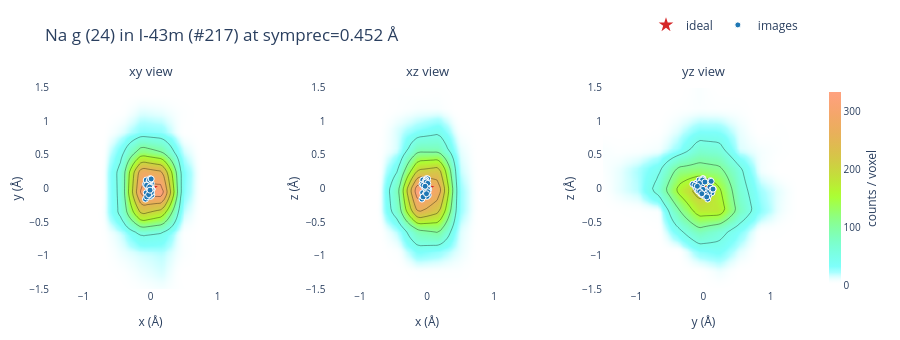

Notebook cell for this chart:
### Markdown cell above
## A site and its symmetry images

Every operation of the space group maps one of the sites found in the density (the
watershed sites of this site's orbit) onto this one; those images are the dots, and the
identity contributes the site itself. The ideal position (star) is the mean of the images, up
to an origin shift common to all sites, so their spread is how far this site is from obeying
the symmetry. By default the first Na site is shown; pass `site=` for another and `width=` to
zoom. The background is the density averaged along the viewing direction within the plotted
box.

### Code cell
scan.plot_site_images()

### Figure 1 — Plotly figure (JSON) as saved in the notebook; plotly's stock layout.template omitted (floating-point values rounded to 4 significant figures; data arrays with more than 128 entries replaced by an {"elided": "..."} marker saying what was removed)
{"data": [{"coloraxis": "coloraxis", "hovertemplate": "%{z:.3g} counts / voxel<extra></extra>", "type": "heatmap", "x": [-1.5, -1.45, -1.4, -1.35, -1.3, -1.25, -1.2, -1.15, -1.1, -1.05, -1.0, -0.95, -0.9, -0.85, -0.8, -0.75, -0.7, -0.65, -0.6, -0.55, -0.5, -0.45, -0.4, -0.35, -0.3, -0.25, -0.2, -0.15, -0.1, -0.05, 1.332e-15, 0.05, 0.1, 0.15, 0.2, 0.25, 0.3, 0.35, 0.4, 0.45, 0.5, 0.55, 0.6, 0.65, 0.7, 0.75, 0.8, 0.85, 0.9, 0.95, 1.0, 1.05, 1.1, 1.15, 1.2, 1.25, 1.3, 1.35, 1.4, 1.45, 1.5], "xaxis": "x", "y": [-1.5, -1.45, -1.4, -1.35, -1.3, -1.25, -1.2, -1.15, -1.1, -1.05, -1.0, -0.95, -0.9, -0.85, -0.8, -0.75, -0.7, -0.65, -0.6, -0.55, -0.5, -0.45, -0.4, -0.35, -0.3, -0.25, -0.2, -0.15, -0.1, -0.05, 1.332e-15, 0.05, 0.1, 0.15, 0.2, 0.25, 0.3, 0.35, 0.4, 0.45, 0.5, 0.55, 0.6, 0.65, 0.7, 0.75, 0.8, 0.85, 0.9, 0.95, 1.0, 1.05, 1.1, 1.15, 1.2, 1.25, 1.3, 1.35, 1.4, 1.45, 1.5], "yaxis": "y", "z": {"elided": "61x61 float values"}, "zsmooth": "best"}, {"contours": {"coloring": "none"}, "hoverinfo": "skip", "line": {"color": "rgba(0,0,0,0.35)", "width": 1}, "ncontours": 8, "showlegend": false, "showscale": false, "type": "contour", "x": [-1.5, -1.45, -1.4, -1.35, -1.3, -1.25, -1.2, -1.15, -1.1, -1.05, -1.0, -0.95, -0.9, -0.85, -0.8, -0.75, -0.7, -0.65, -0.6, -0.55, -0.5, -0.45, -0.4, -0.35, -0.3, -0.25, -0.2, -0.15, -0.1, -0.05, 1.332e-15, 0.05, 0.1, 0.15, 0.2, 0.25, 0.3, 0.35, 0.4, 0.45, 0.5, 0.55, 0.6, 0.65, 0.7, 0.75, 0.8, 0.85, 0.9, 0.95, 1.0, 1.05, 1.1, 1.15, 1.2, 1.25, 1.3, 1.35, 1.4, 1.45, 1.5], "xaxis": "x", "y": [-1.5, -1.45, -1.4, -1.35, -1.3, -1.25, -1.2, -1.15, -1.1, -1.05, -1.0, -0.95, -0.9, -0.85, -0.8, -0.75, -0.7, -0.65, -0.6, -0.55, -0.5, -0.45, -0.4, -0.35, -0.3, -0.25, -0.2, -0.15, -0.1, -0.05, 1.332e-15, 0.05, 0.1, 0.15, 0.2, 0.25, 0.3, 0.35, 0.4, 0.45, 0.5, 0.55, 0.6, 0.65, 0.7, 0.75, 0.8, 0.85, 0.9, 0.95, 1.0, 1.05, 1.1, 1.15, 1.2, 1.25, 1.3, 1.35, 1.4, 1.45, 1.5], "yaxis": "y", "z": {"elided": "61x61 float values"}}, {"legendgroup": "ideal", "marker": {"color": "#d62728", "size": 11, "symbol": "star"}, "mode": "markers", "name": "ideal", "showlegend": true, "type": "scatter", "x": [0.0], "xaxis": "x", "y": [0.0], "yaxis": "y"}, {"legendgroup": "images", "marker": {"color": "#1f77b4", "line": {"color": "white", "width": 1}, "size": 6}, "mode": "markers", "name": "images", "showlegend": true, "type": "scatter", "x": [0.003689, -0.002698, 0.02324, -0.00695, -0.009455, -0.04097, -0.07549, -0.0638, 0.005107, 0.009672, -0.005208, -0.004077, -0.004247, 0.004943, 0.009505, -0.005528, -0.04121, -0.07503, -0.0642, -0.009838, -0.006634, 0.003847, -0.00254, 0.02322, 0.0114, -0.02869, -0.007357, -0.01311, 0.01166, 0.001303, -0.05792, 0.01008, -0.02026, 0.01923, -0.01428, -0.005437, -0.00552, -0.02028, 0.01904, -0.01457, 0.001011, -0.05828, 0.009768, 0.01167, -0.01296, 0.01168, -0.02843, -0.00747], "xaxis": "x", "y": [0.000934, 0.04973, -0.01374, 0.1461, -0.1066, -0.0878, 0.06316, -0.06417, -0.03944, -0.09456, -0.02698, -0.07061, 0.01092, 0.03936, -0.01419, 0.1269, 0.02548, -0.1583, 0.1258, 0.07785, -0.005704, -0.07487, -0.02628, -0.007085, 0.07562, 0.03244, -0.07886, 0.09594, -0.0491, -0.1178, -0.1259, -0.009418, 0.106, -0.09935, -0.01414, -0.07887, -0.03863, 0.1146, -0.009436, 0.1262, 0.02276, 0.04787, 0.1423, -0.05489, 0.02146, -0.06014, -0.09129, -0.02471], "yaxis": "y"}, {"coloraxis": "coloraxis", "hovertemplate": "%{z:.3g} counts / voxel<extra></extra>", "type": "heatmap", "x": [-1.5, -1.45, -1.4, -1.35, -1.3, -1.25, -1.2, -1.15, -1.1, -1.05, -1.0, -0.95, -0.9, -0.85, -0.8, -0.75, -0.7, -0.65, -0.6, -0.55, -0.5, -0.45, -0.4, -0.35, -0.3, -0.25, -0.2, -0.15, -0.1, -0.05, 1.332e-15, 0.05, 0.1, 0.15, 0.2, 0.25, 0.3, 0.35, 0.4, 0.45, 0.5, 0.55, 0.6, 0.65, 0.7, 0.75, 0.8, 0.85, 0.9, 0.95, 1.0, 1.05, 1.1, 1.15, 1.2, 1.25, 1.3, 1.35, 1.4, 1.45, 1.5], "xaxis": "x2", "y": [-1.5, -1.45, -1.4, -1.35, -1.3, -1.25, -1.2, -1.15, -1.1, -1.05, -1.0, -0.95, -0.9, -0.85, -0.8, -0.75, -0.7, -0.65, -0.6, -0.55, -0.5, -0.45, -0.4, -0.35, -0.3, -0.25, -0.2, -0.15, -0.1, -0.05, 1.332e-15, 0.05, 0.1, 0.15, 0.2, 0.25, 0.3, 0.35, 0.4, 0.45, 0.5, 0.55, 0.6, 0.65, 0.7, 0.75, 0.8, 0.85, 0.9, 0.95, 1.0, 1.05, 1.1, 1.15, 1.2, 1.25, 1.3, 1.35, 1.4, 1.45, 1.5], "yaxis": "y2", "z": {"elided": "61x61 float values"}, "zsmooth": "best"}, {"contours": {"coloring": "none"}, "hoverinfo": "skip", "line": {"color": "rgba(0,0,0,0.35)", "width": 1}, "ncontours": 8, "showlegend": false, "showscale": false, "type": "contour", "x": [-1.5, -1.45, -1.4, -1.35, -1.3, -1.25, -1.2, -1.15, -1.1, -1.05, -1.0, -0.95, -0.9, -0.85, -0.8, -0.75, -0.7, -0.65, -0.6, -0.55, -0.5, -0.45, -0.4, -0.35, -0.3, -0.25, -0.2, -0.15, -0.1, -0.05, 1.332e-15, 0.05, 0.1, 0.15, 0.2, 0.25, 0.3, 0.35, 0.4, 0.45, 0.5, 0.55, 0.6, 0.65, 0.7, 0.75, 0.8, 0.85, 0.9, 0.95, 1.0, 1.05, 1.1, 1.15, 1.2, 1.25, 1.3, 1.35, 1.4, 1.45, 1.5], "xaxis": "x2", "y": [-1.5, -1.45, -1.4, -1.35, -1.3, -1.25, -1.2, -1.15, -1.1, -1.05, -1.0, -0.95, -0.9, -0.85, -0.8, -0.75, -0.7, -0.65, -0.6, -0.55, -0.5, -0.45, -0.4, -0.35, -0.3, -0.25, -0.2, -0.15, -0.1, -0.05, 1.332e-15, 0.05, 0.1, 0.15, 0.2, 0.25, 0.3, 0.35, 0.4, 0.45, 0.5, 0.55, 0.6, 0.65, 0.7, 0.75, 0.8, 0.85, 0.9, 0.95, 1.0, 1.05, 1.1, 1.15, 1.2, 1.25, 1.3, 1.35, 1.4, 1.45, 1.5], "yaxis": "y2", "z": {"elided": "61x61 float values"}}, {"legendgroup": "ideal", "marker": {"color": "#d62728", "size": 11, "symbol": "star"}, "mode": "markers", "name": "ideal", "showlegend": false, "type": "scatter", "x": [0.0], "xaxis": "x2", "y": [0.0], "yaxis": "y2"}, {"legendgroup": "images", "marker": {"color": "#1f77b4", "line": {"color": "white", "width": 1}, "size": 6}, "mode": "markers", "name": "images", "showlegend": false, "type": "scatter", "x": [0.003689, -0.002698, 0.02324, -0.00695, -0.009455, -0.04097, -0.07549, -0.0638, 0.005107, 0.009672, -0.005208, -0.004077, -0.004247, 0.004943, 0.009505, -0.005528, -0.04121, -0.07503, -0.0642, -0.009838, -0.006634, 0.003847, -0.00254, 0.02322, 0.0114, -0.02869, -0.007357, -0.01311, 0.01166, 0.001303, -0.05792, 0.01008, -0.02026, 0.01923, -0.01428, -0.005437, -0.00552, -0.02028, 0.01904, -0.01457, 0.001011, -0.05828, 0.009768, 0.01167, -0.01296, 0.01168, -0.02843, -0.00747], "xaxis": "x2", "y": [-0.07432, -0.02561, -0.006315, -0.004993, 0.07878, 0.02621, -0.1582, 0.1267, 0.04022, -0.01347, 0.128, 0.01169, -0.07007, -0.03879, -0.09405, -0.02632, -0.08738, 0.06391, -0.06373, -0.1061, 0.1472, 0.001684, 0.0506, -0.01299, -0.05953, -0.09086, -0.02405, 0.02223, -0.05427, 0.02356, 0.04862, 0.1435, 0.1156, -0.008681, 0.1272, -0.038, -0.07835, 0.107, -0.09884, -0.01347, -0.1174, -0.1256, -0.008682, -0.04847, 0.09691, 0.07658, 0.0332, -0.07835], "yaxis": "y2"}, {"coloraxis": "coloraxis", "hovertemplate": "%{z:.3g} counts / voxel<extra></extra>", "type": "heatmap", "x": [-1.5, -1.45, -1.4, -1.35, -1.3, -1.25, -1.2, -1.15, -1.1, -1.05, -1.0, -0.95, -0.9, -0.85, -0.8, -0.75, -0.7, -0.65, -0.6, -0.55, -0.5, -0.45, -0.4, -0.35, -0.3, -0.25, -0.2, -0.15, -0.1, -0.05, 1.332e-15, 0.05, 0.1, 0.15, 0.2, 0.25, 0.3, 0.35, 0.4, 0.45, 0.5, 0.55, 0.6, 0.65, 0.7, 0.75, 0.8, 0.85, 0.9, 0.95, 1.0, 1.05, 1.1, 1.15, 1.2, 1.25, 1.3, 1.35, 1.4, 1.45, 1.5], "xaxis": "x3", "y": [-1.5, -1.45, -1.4, -1.35, -1.3, -1.25, -1.2, -1.15, -1.1, -1.05, -1.0, -0.95, -0.9, -0.85, -0.8, -0.75, -0.7, -0.65, -0.6, -0.55, -0.5, -0.45, -0.4, -0.35, -0.3, -0.25, -0.2, -0.15, -0.1, -0.05, 1.332e-15, 0.05, 0.1, 0.15, 0.2, 0.25, 0.3, 0.35, 0.4, 0.45, 0.5, 0.55, 0.6, 0.65, 0.7, 0.75, 0.8, 0.85, 0.9, 0.95, 1.0, 1.05, 1.1, 1.15, 1.2, 1.25, 1.3, 1.35, 1.4, 1.45, 1.5], "yaxis": "y3", "z": {"elided": "61x61 float values"}, "zsmooth": "best"}, {"contours": {"coloring": "none"}, "hoverinfo": "skip", "line": {"color": "rgba(0,0,0,0.35)", "width": 1}, "ncontours": 8, "showlegend": false, "showscale": false, "type": "contour", "x": [-1.5, -1.45, -1.4, -1.35, -1.3, -1.25, -1.2, -1.15, -1.1, -1.05, -1.0, -0.95, -0.9, -0.85, -0.8, -0.75, -0.7, -0.65, -0.6, -0.55, -0.5, -0.45, -0.4, -0.35, -0.3, -0.25, -0.2, -0.15, -0.1, -0.05, 1.332e-15, 0.05, 0.1, 0.15, 0.2, 0.25, 0.3, 0.35, 0.4, 0.45, 0.5, 0.55, 0.6, 0.65, 0.7, 0.75, 0.8, 0.85, 0.9, 0.95, 1.0, 1.05, 1.1, 1.15, 1.2, 1.25, 1.3, 1.35, 1.4, 1.45, 1.5], "xaxis": "x3", "y": [-1.5, -1.45, -1.4, -1.35, -1.3, -1.25, -1.2, -1.15, -1.1, -1.05, -1.0, -0.95, -0.9, -0.85, -0.8, -0.75, -0.7, -0.65, -0.6, -0.55, -0.5, -0.45, -0.4, -0.35, -0.3, -0.25, -0.2, -0.15, -0.1, -0.05, 1.332e-15, 0.05, 0.1, 0.15, 0.2, 0.25, 0.3, 0.35, 0.4, 0.45, 0.5, 0.55, 0.6, 0.65, 0.7, 0.75, 0.8, 0.85, 0.9, 0.95, 1.0, 1.05, 1.1, 1.15, 1.2, 1.25, 1.3, 1.35, 1.4, 1.45, 1.5], "yaxis": "y3", "z": {"elided": "61x61 float values"}}, {"legendgroup": "ideal", "marker": {"color": "#d62728", "size": 11, "symbol": "star"}, "mode": "markers", "name": "ideal", "showlegend": false, "type": "scatter", "x": [0.0], "xaxis": "x3", "y": [0.0], "yaxis": "y3"}, {"legendgroup": "images", "marker": {"color": "#1f77b4", "line": {"color": "white", "width": 1}, "size": 6}, "mode": "markers", "name": "images", "showlegend": false, "type": "scatter", "x": [0.000934, 0.04973, -0.01374, 0.1461, -0.1066, -0.0878, 0.06316, -0.06417, -0.03944, -0.09456, -0.02698, -0.07061, 0.01092, 0.03936, -0.01419, 0.1269, 0.02548, -0.1583, 0.1258, 0.07785, -0.005704, -0.07487, -0.02628, -0.007085, 0.07562, 0.03244, -0.07886, 0.09594, -0.0491, -0.1178, -0.1259, -0.009418, 0.106, -0.09935, -0.01414, -0.07887, -0.03863, 0.1146, -0.009436, 0.1262, 0.02276, 0.04787, 0.1423, -0.05489, 0.02146, -0.06014, -0.09129, -0.02471], "xaxis": "x3", "y": [-0.07432, -0.02561, -0.006315, -0.004993, 0.07878, 0.02621, -0.1582, 0.1267, 0.04022, -0.01347, 0.128, 0.01169, -0.07007, -0.03879, -0.09405, -0.02632, -0.08738, 0.06391, -0.06373, -0.1061, 0.1472, 0.001684, 0.0506, -0.01299, -0.05953, -0.09086, -0.02405, 0.02223, -0.05427, 0.02356, 0.04862, 0.1435, 0.1156, -0.008681, 0.1272, -0.038, -0.07835, 0.107, -0.09884, -0.01347, -0.1174, -0.1256, -0.008682, -0.04847, 0.09691, 0.07658, 0.0332, -0.07835], "yaxis": "y3"}], "layout": {"annotations": [{"font": {"size": 13}, "showarrow": false, "text": "xy view", "x": 0.1333, "xanchor": "center", "xref": "paper", "y": 1.0, "yanchor": "bottom", "yref": "paper"}, {"font": {"size": 13}, "showarrow": false, "text": "xz view", "x": 0.5, "xanchor": "center", "xref": "paper", "y": 1.0, "yanchor": "bottom", "yref": "paper"}, {"font": {"size": 13}, "showarrow": false, "text": "yz view", "x": 0.8667, "xanchor": "center", "xref": "paper", "y": 1.0, "yanchor": "bottom", "yref": "paper"}], "coloraxis": {"cmax": 333.0, "cmin": 0, "colorbar": {"thickness": 12, "tickfont": {"size": 10}, "title": {"font": {"size": 12}, "side": "right", "text": "counts / voxel"}}, "colorscale": [[0.0, "rgba(255,255,255,0.000)"], [0.03226, "rgba(151,255,255,0.204)"], [0.06452, "rgba(47,255,255,0.408)"], [0.09677, "rgba(8,255,246,0.522)"], [0.129, "rgba(24,255,227,0.568)"], [0.1613, "rgba(38,255,210,0.609)"], [0.1935, "rgba(52,255,193,0.650)"], [0.2258, "rgba(66,255,176,0.691)"], [0.2581, "rgba(82,255,157,0.736)"], [0.2903, "rgba(96,255,140,0.777)"], [0.3226, "rgba(110,255,123,0.818)"], [0.3548, "rgba(124,255,106,0.859)"], [0.3871, "rgba(140,255,87,0.905)"], [0.4194, "rgba(154,255,70,0.945)"], [0.4516, "rgba(168,255,53,0.986)"], [0.4839, "rgba(176,248,45,0.981)"], [0.5161, "rgba(182,236,42,0.948)"], [0.5484, "rgba(186,225,39,0.919)"], [0.5806, "rgba(191,214,37,0.890)"], [0.6129, "rgba(196,203,34,0.861)"], [0.6452, "rgba(201,191,31,0.828)"], [0.6774, "rgba(206,180,28,0.799)"], [0.7097, "rgba(211,169,25,0.769)"], [0.7419, "rgba(216,158,23,0.740)"], [0.7742, "rgba(221,146,20,0.708)"], [0.8065, "rgba(226,135,17,0.678)"], [0.8387, "rgba(231,125,14,0.649)"], [0.871, "rgba(235,114,11,0.620)"], [0.9032, "rgba(241,102,8,0.587)"], [0.9355, "rgba(245,91,5,0.558)"], [0.9677, "rgba(250,80,3,0.529)"], [1.0, "rgba(255,69,0,0.500)"]]}, "height": 340, "legend": {"orientation": "h", "x": 1, "xanchor": "right", "y": 1.2, "yanchor": "bottom"}, "margin": {"b": 45, "l": 50, "r": 10, "t": 70}, "plot_bgcolor": "white", "title": {"text": "Na g (24) in I-43m (#217) at symprec=0.452 Å"}, "xaxis": {"anchor": "y", "constrain": "domain", "domain": [0.0, 0.2667], "range": [-1.5, 1.5], "tickfont": {"size": 10}, "title": {"font": {"size": 12}, "text": "x (Å)"}}, "xaxis2": {"anchor": "y2", "constrain": "domain", "domain": [0.3667, 0.6333], "range": [-1.5, 1.5], "tickfont": {"size": 10}, "title": {"font": {"size": 12}, "text": "x (Å)"}}, "xaxis3": {"anchor": "y3", "constrain": "domain", "domain": [0.7333, 1.0], "range": [-1.5, 1.5], "tickfont": {"size": 10}, "title": {"font": {"size": 12}, "text": "y (Å)"}}, "yaxis": {"anchor": "x", "constrain": "domain", "domain": [0.0, 1.0], "range": [-1.5, 1.5], "scaleanchor": "x", "tickfont": {"size": 10}, "title": {"font": {"size": 12}, "standoff": 4, "text": "y (Å)"}}, "yaxis2": {"anchor": "x2", "constrain": "domain", "domain": [0.0, 1.0], "range": [-1.5, 1.5], "scaleanchor": "x2", "tickfont": {"size": 10}, "title": {"font": {"size": 12}, "standoff": 4, "text": "z (Å)"}}, "yaxis3": {"anchor": "x3", "constrain": "domain", "domain": [0.0, 1.0], "range": [-1.5, 1.5], "scaleanchor": "x3", "tickfont": {"size": 10}, "title": {"font": {"size": 12}, "standoff": 4, "text": "z (Å)"}}}}
